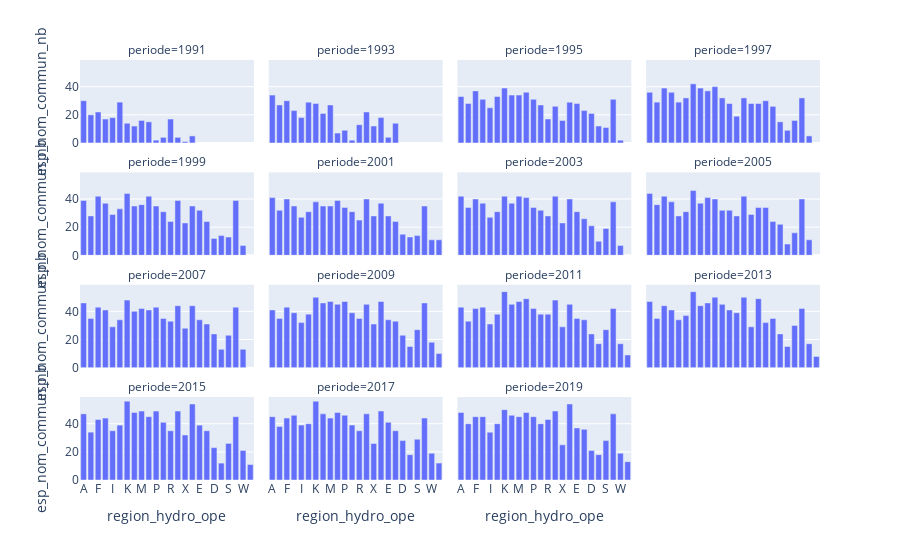

The notebook cell this image was saved under:
### Markdown cell above
### Évolution de la richesse spécifique par région
Que ce soit au niveau des secteurs et des régions, nous avons aggrégé la richesse spécifique pour tester d'autres manière de représenter l'évolution de la richesse spécifique

### Code cell
# Vue de la richesse spécifique des régions, période par période
fig = px.bar(
    df_regions, 
    x="region_hydro_ope", 
    y="esp_nom_commun_nb", 
    facet_col='periode', 
    facet_col_wrap=4)
fig.show()

### Figure 1 — Plotly figure (JSON) as saved in the notebook; plotly's stock layout.template omitted (floating-point values rounded to 4 significant figures)
{"data": [{"alignmentgroup": "True", "hovertemplate": "periode=1991<br>region_hydro_ope=%{x}<br>esp_nom_commun_nb=%{y}<extra></extra>", "legendgroup": "", "marker": {"color": "#636efa"}, "name": "", "offsetgroup": "", "orientation": "v", "showlegend": false, "textposition": "auto", "type": "bar", "x": ["A", "B", "F", "H", "I", "J", "K", "L", "M", "O", "P", "Q", "R", "V", "X", "Y"], "xaxis": "x13", "y": [30, 20, 22, 17, 18, 29, 14, 12, 16, 15, 2, 4, 17, 4, 1, 5], "yaxis": "y13"}, {"alignmentgroup": "True", "hovertemplate": "periode=1993<br>region_hydro_ope=%{x}<br>esp_nom_commun_nb=%{y}<extra></extra>", "legendgroup": "", "marker": {"color": "#636efa"}, "name": "", "offsetgroup": "", "orientation": "v", "showlegend": false, "textposition": "auto", "type": "bar", "x": ["A", "B", "E", "F", "H", "I", "J", "K", "L", "M", "N", "O", "P", "Q", "R", "V", "X", "Y"], "xaxis": "x14", "y": [34, 27, 4, 30, 23, 18, 29, 28, 21, 27, 14, 7, 9, 2, 13, 22, 12, 18], "yaxis": "y14"}, {"alignmentgroup": "True", "hovertemplate": "periode=1995<br>region_hydro_ope=%{x}<br>esp_nom_commun_nb=%{y}<extra></extra>", "legendgroup": "", "marker": {"color": "#636efa"}, "name": "", "offsetgroup": "", "orientation": "v", "showlegend": false, "textposition": "auto", "type": "bar", "x": ["A", "B", "D", "E", "F", "G", "H", "I", "J", "K", "L", "M", "N", "O", "P", "Q", "R", "S", "U", "V", "W", "X", "Y"], "xaxis": "x15", "y": [33, 28, 21, 28, 37, 12, 31, 25, 33, 39, 34, 34, 23, 36, 31, 27, 17, 11, 31, 26, 2, 16, 29], "yaxis": "y15"}, {"alignmentgroup": "True", "hovertemplate": "periode=1997<br>region_hydro_ope=%{x}<br>esp_nom_commun_nb=%{y}<extra></extra>", "legendgroup": "", "marker": {"color": "#636efa"}, "name": "", "offsetgroup": "", "orientation": "v", "showlegend": false, "textposition": "auto", "type": "bar", "x": ["A", "B", "D", "E", "F", "G", "H", "I", "J", "K", "L", "M", "N", "O", "P", "Q", "R", "S", "U", "V", "W", "X", "Y"], "xaxis": "x16", "y": [36, 29, 15, 30, 39, 9, 36, 29, 32, 42, 39, 37, 26, 40, 32, 28, 19, 16, 32, 32, 5, 28, 28], "yaxis": "y16"}, {"alignmentgroup": "True", "hovertemplate": "periode=1999<br>region_hydro_ope=%{x}<br>esp_nom_commun_nb=%{y}<extra></extra>", "legendgroup": "", "marker": {"color": "#636efa"}, "name": "", "offsetgroup": "", "orientation": "v", "showlegend": false, "textposition": "auto", "type": "bar", "x": ["A", "B", "D", "E", "F", "G", "H", "I", "J", "K", "L", "M", "N", "O", "P", "Q", "R", "S", "U", "V", "W", "X", "Y"], "xaxis": "x9", "y": [39, 28, 12, 32, 42, 14, 37, 29, 33, 44, 35, 36, 24, 42, 35, 31, 24, 13, 39, 39, 7, 23, 35], "yaxis": "y9"}, {"alignmentgroup": "True", "hovertemplate": "periode=2001<br>region_hydro_ope=%{x}<br>esp_nom_commun_nb=%{y}<extra></extra>", "legendgroup": "", "marker": {"color": "#636efa"}, "name": "", "offsetgroup": "", "orientation": "v", "showlegend": false, "textposition": "auto", "type": "bar", "x": ["A", "B", "D", "E", "F", "G", "H", "I", "J", "K", "L", "M", "N", "O", "P", "Q", "R", "S", "U", "V", "W", "X", "Y", "z"], "xaxis": "x10", "y": [41, 32, 15, 28, 40, 13, 35, 27, 31, 38, 35, 35, 24, 39, 34, 31, 25, 14, 35, 40, 11, 28, 37, 11], "yaxis": "y10"}, {"alignmentgroup": "True", "hovertemplate": "periode=2003<br>region_hydro_ope=%{x}<br>esp_nom_commun_nb=%{y}<extra></extra>", "legendgroup": "", "marker": {"color": "#636efa"}, "name": "", "offsetgroup": "", "orientation": "v", "showlegend": false, "textposition": "auto", "type": "bar", "x": ["A", "B", "D", "E", "F", "G", "H", "I", "J", "K", "L", "M", "N", "O", "P", "Q", "R", "S", "U", "V", "W", "X", "Y"], "xaxis": "x11", "y": [42, 34, 21, 31, 40, 10, 37, 27, 31, 42, 37, 42, 26, 41, 34, 32, 28, 19, 38, 42, 7, 23, 40], "yaxis": "y11"}, {"alignmentgroup": "True", "hovertemplate": "periode=2005<br>region_hydro_ope=%{x}<br>esp_nom_commun_nb=%{y}<extra></extra>", "legendgroup": "", "marker": {"color": "#636efa"}, "name": "", "offsetgroup": "", "orientation": "v", "showlegend": false, "textposition": "auto", "type": "bar", "x": ["A", "B", "D", "E", "F", "G", "H", "I", "J", "K", "L", "M", "N", "O", "P", "Q", "R", "S", "U", "V", "W", "X", "Y"], "xaxis": "x12", "y": [44, 36, 22, 34, 42, 8, 38, 28, 31, 46, 37, 41, 24, 40, 32, 32, 28, 16, 40, 42, 11, 29, 34], "yaxis": "y12"}, {"alignmentgroup": "True", "hovertemplate": "periode=2007<br>region_hydro_ope=%{x}<br>esp_nom_commun_nb=%{y}<extra></extra>", "legendgroup": "", "marker": {"color": "#636efa"}, "name": "", "offsetgroup": "", "orientation": "v", "showlegend": false, "textposition": "auto", "type": "bar", "x": ["A", "B", "D", "E", "F", "G", "H", "I", "J", "K", "L", "M", "N", "O", "P", "Q", "R", "S", "U", "V", "W", "X", "Y"], "xaxis": "x5", "y": [46, 35, 24, 34, 43, 13, 41, 29, 34, 48, 40, 42, 31, 41, 43, 35, 33, 23, 43, 44, 13, 28, 44], "yaxis": "y5"}, {"alignmentgroup": "True", "hovertemplate": "periode=2009<br>region_hydro_ope=%{x}<br>esp_nom_commun_nb=%{y}<extra></extra>", "legendgroup": "", "marker": {"color": "#636efa"}, "name": "", "offsetgroup": "", "orientation": "v", "showlegend": false, "textposition": "auto", "type": "bar", "x": ["A", "B", "D", "E", "F", "G", "H", "I", "J", "K", "L", "M", "N", "O", "P", "Q", "R", "S", "U", "V", "W", "X", "Y", "z"], "xaxis": "x6", "y": [41, 35, 23, 34, 43, 15, 39, 32, 38, 50, 46, 47, 33, 45, 47, 39, 35, 27, 46, 45, 18, 31, 47, 10], "yaxis": "y6"}, {"alignmentgroup": "True", "hovertemplate": "periode=2011<br>region_hydro_ope=%{x}<br>esp_nom_commun_nb=%{y}<extra></extra>", "legendgroup": "", "marker": {"color": "#636efa"}, "name": "", "offsetgroup": "", "orientation": "v", "showlegend": false, "textposition": "auto", "type": "bar", "x": ["A", "B", "D", "E", "F", "G", "H", "I", "J", "K", "L", "M", "N", "O", "P", "Q", "R", "S", "U", "V", "W", "X", "Y", "z"], "xaxis": "x7", "y": [43, 33, 24, 35, 42, 17, 43, 31, 38, 54, 45, 47, 34, 49, 42, 38, 38, 27, 42, 48, 17, 29, 45, 9], "yaxis": "y7"}, {"alignmentgroup": "True", "hovertemplate": "periode=2013<br>region_hydro_ope=%{x}<br>esp_nom_commun_nb=%{y}<extra></extra>", "legendgroup": "", "marker": {"color": "#636efa"}, "name": "", "offsetgroup": "", "orientation": "v", "showlegend": false, "textposition": "auto", "type": "bar", "x": ["A", "B", "D", "E", "F", "G", "H", "I", "J", "K", "L", "M", "N", "O", "P", "Q", "R", "S", "U", "V", "W", "X", "Y", "z"], "xaxis": "x8", "y": [47, 35, 24, 32, 44, 15, 41, 34, 37, 54, 44, 46, 35, 50, 45, 41, 39, 30, 42, 50, 17, 29, 49, 8], "yaxis": "y8"}, {"alignmentgroup": "True", "hovertemplate": "periode=2015<br>region_hydro_ope=%{x}<br>esp_nom_commun_nb=%{y}<extra></extra>", "legendgroup": "", "marker": {"color": "#636efa"}, "name": "", "offsetgroup": "", "orientation": "v", "showlegend": false, "textposition": "auto", "type": "bar", "x": ["A", "B", "D", "E", "F", "G", "H", "I", "J", "K", "L", "M", "N", "O", "P", "Q", "R", "S", "U", "V", "W", "X", "Y", "z"], "xaxis": "x", "y": [47, 34, 23, 39, 43, 12, 44, 35, 39, 56, 48, 49, 35, 45, 49, 41, 35, 26, 45, 49, 21, 32, 54, 11], "yaxis": "y"}, {"alignmentgroup": "True", "hovertemplate": "periode=2017<br>region_hydro_ope=%{x}<br>esp_nom_commun_nb=%{y}<extra></extra>", "legendgroup": "", "marker": {"color": "#636efa"}, "name": "", "offsetgroup": "", "orientation": "v", "showlegend": false, "textposition": "auto", "type": "bar", "x": ["A", "B", "D", "E", "F", "G", "H", "I", "J", "K", "L", "M", "N", "O", "P", "Q", "R", "S", "U", "V", "W", "X", "Y", "z"], "xaxis": "x2", "y": [45, 38, 28, 41, 44, 18, 46, 39, 40, 56, 47, 44, 35, 48, 46, 39, 35, 29, 44, 47, 19, 26, 49, 12], "yaxis": "y2"}, {"alignmentgroup": "True", "hovertemplate": "periode=2019<br>region_hydro_ope=%{x}<br>esp_nom_commun_nb=%{y}<extra></extra>", "legendgroup": "", "marker": {"color": "#636efa"}, "name": "", "offsetgroup": "", "orientation": "v", "showlegend": false, "textposition": "auto", "type": "bar", "x": ["A", "B", "D", "E", "F", "G", "H", "I", "J", "K", "L", "M", "N", "O", "P", "Q", "R", "S", "U", "V", "W", "X", "Y", "z"], "xaxis": "x3", "y": [48, 40, 21, 37, 45, 18, 45, 34, 40, 50, 46, 45, 36, 48, 45, 40, 43, 28, 47, 49, 19, 25, 54, 13], "yaxis": "y3"}], "layout": {"annotations": [{"font": {}, "showarrow": false, "text": "periode=2015", "x": 0.1175, "xanchor": "center", "xref": "paper", "y": 0.1975, "yanchor": "bottom", "yref": "paper"}, {"font": {}, "showarrow": false, "text": "periode=2017", "x": 0.3725, "xanchor": "center", "xref": "paper", "y": 0.1975, "yanchor": "bottom", "yref": "paper"}, {"font": {}, "showarrow": false, "text": "periode=2019", "x": 0.6275, "xanchor": "center", "xref": "paper", "y": 0.1975, "yanchor": "bottom", "yref": "paper"}, {"font": {}, "showarrow": false, "text": "periode=2007", "x": 0.1175, "xanchor": "center", "xref": "paper", "y": 0.465, "yanchor": "bottom", "yref": "paper"}, {"font": {}, "showarrow": false, "text": "periode=2009", "x": 0.3725, "xanchor": "center", "xref": "paper", "y": 0.465, "yanchor": "bottom", "yref": "paper"}, {"font": {}, "showarrow": false, "text": "periode=2011", "x": 0.6275, "xanchor": "center", "xref": "paper", "y": 0.465, "yanchor": "bottom", "yref": "paper"}, {"font": {}, "showarrow": false, "text": "periode=2013", "x": 0.8825, "xanchor": "center", "xref": "paper", "y": 0.465, "yanchor": "bottom", "yref": "paper"}, {"font": {}, "showarrow": false, "text": "periode=1999", "x": 0.1175, "xanchor": "center", "xref": "paper", "y": 0.7325, "yanchor": "bottom", "yref": "paper"}, {"font": {}, "showarrow": false, "text": "periode=2001", "x": 0.3725, "xanchor": "center", "xref": "paper", "y": 0.7325, "yanchor": "bottom", "yref": "paper"}, {"font": {}, "showarrow": false, "text": "periode=2003", "x": 0.6275, "xanchor": "center", "xref": "paper", "y": 0.7325, "yanchor": "bottom", "yref": "paper"}, {"font": {}, "showarrow": false, "text": "periode=2005", "x": 0.8825, "xanchor": "center", "xref": "paper", "y": 0.7325, "yanchor": "bottom", "yref": "paper"}, {"font": {}, "showarrow": false, "text": "periode=1991", "x": 0.1175, "xanchor": "center", "xref": "paper", "y": 1, "yanchor": "bottom", "yref": "paper"}, {"font": {}, "showarrow": false, "text": "periode=1993", "x": 0.3725, "xanchor": "center", "xref": "paper", "y": 1, "yanchor": "bottom", "yref": "paper"}, {"font": {}, "showarrow": false, "text": "periode=1995", "x": 0.6275, "xanchor": "center", "xref": "paper", "y": 1, "yanchor": "bottom", "yref": "paper"}, {"font": {}, "showarrow": false, "text": "periode=1997", "x": 0.8825, "xanchor": "center", "xref": "paper", "y": 1, "yanchor": "bottom", "yref": "paper"}], "barmode": "relative", "legend": {"tracegroupgap": 0}, "margin": {"t": 60}, "xaxis": {"anchor": "y", "domain": [0, 0.235], "title": {"text": "region_hydro_ope"}}, "xaxis10": {"anchor": "y10", "domain": [0.255, 0.49], "matches": "x", "showticklabels": false}, "xaxis11": {"anchor": "y11", "domain": [0.51, 0.745], "matches": "x", "showticklabels": false}, "xaxis12": {"anchor": "y12", "domain": [0.765, 1.0], "matches": "x", "showticklabels": false}, "xaxis13": {"anchor": "y13", "domain": [0, 0.235], "matches": "x", "showticklabels": false}, "xaxis14": {"anchor": "y14", "domain": [0.255, 0.49], "matches": "x", "showticklabels": false}, "xaxis15": {"anchor": "y15", "domain": [0.51, 0.745], "matches": "x", "showticklabels": false}, "xaxis16": {"anchor": "y16", "domain": [0.765, 1.0], "matches": "x", "showticklabels": false}, "xaxis2": {"anchor": "y2", "domain": [0.255, 0.49], "matches": "x", "title": {"text": "region_hydro_ope"}}, "xaxis3": {"anchor": "y3", "domain": [0.51, 0.745], "matches": "x", "title": {"text": "region_hydro_ope"}}, "xaxis4": {"anchor": "y4", "domain": [0.765, 1.0], "matches": "x", "title": {"text": "region_hydro_ope"}}, "xaxis5": {"anchor": "y5", "domain": [0, 0.235], "matches": "x", "showticklabels": false}, "xaxis6": {"anchor": "y6", "domain": [0.255, 0.49], "matches": "x", "showticklabels": false}, "xaxis7": {"anchor": "y7", "domain": [0.51, 0.745], "matches": "x", "showticklabels": false}, "xaxis8": {"anchor": "y8", "domain": [0.765, 1.0], "matches": "x", "showticklabels": false}, "xaxis9": {"anchor": "y9", "domain": [0, 0.235], "matches": "x", "showticklabels": false}, "yaxis": {"anchor": "x", "domain": [0, 0.1975], "title": {"text": "esp_nom_commun_nb"}}, "yaxis10": {"anchor": "x10", "domain": [0.535, 0.7325], "matches": "y", "showticklabels": false}, "yaxis11": {"anchor": "x11", "domain": [0.535, 0.7325], "matches": "y", "showticklabels": false}, "yaxis12": {"anchor": "x12", "domain": [0.535, 0.7325], "matches": "y", "showticklabels": false}, "yaxis13": {"anchor": "x13", "domain": [0.8025, 1], "matches": "y", "title": {"text": "esp_nom_commun_nb"}}, "yaxis14": {"anchor": "x14", "domain": [0.8025, 1], "matches": "y", "showticklabels": false}, "yaxis15": {"anchor": "x15", "domain": [0.8025, 1], "matches": "y", "showticklabels": false}, "yaxis16": {"anchor": "x16", "domain": [0.8025, 1], "matches": "y", "showticklabels": false}, "yaxis2": {"anchor": "x2", "domain": [0, 0.1975], "matches": "y", "showticklabels": false}, "yaxis3": {"anchor": "x3", "domain": [0, 0.1975], "matches": "y", "showticklabels": false}, "yaxis4": {"anchor": "x4", "domain": [0, 0.1975], "matches": "y", "showticklabels": false}, "yaxis5": {"anchor": "x5", "domain": [0.2675, 0.465], "matches": "y", "title": {"text": "esp_nom_commun_nb"}}, "yaxis6": {"anchor": "x6", "domain": [0.2675, 0.465], "matches": "y", "showticklabels": false}, "yaxis7": {"anchor": "x7", "domain": [0.2675, 0.465], "matches": "y", "showticklabels": false}, "yaxis8": {"anchor": "x8", "domain": [0.2675, 0.465], "matches": "y", "showticklabels": false}, "yaxis9": {"anchor": "x9", "domain": [0.535, 0.7325], "matches": "y", "title": {"text": "esp_nom_commun_nb"}}}}
